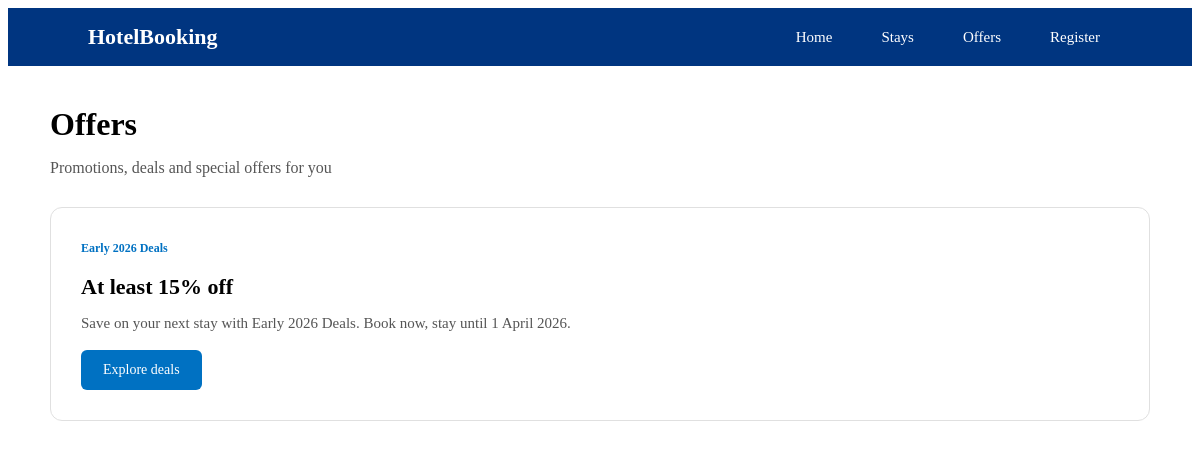
Screenshot of /offers with the database file from the repository.
### tables this page shows
CREATE TABLE offers (
    offer_id INTEGER PRIMARY KEY AUTOINCREMENT,
    tag TEXT,
    title TEXT,
    description TEXT
);

### app.py (the view)
@app.route('/offers')
def offers():
    conn = get_db_connection()
    cursor = conn.cursor()
    cursor.execute("SELECT * FROM offers")
    offers = cursor.fetchall()
    conn.close()
    return render_template('offers.html', offers=offers)

### app.py (called while the page is built)
def get_db_connection():
    conn = sqlite3.connect("hotel_booking.db")
    conn.row_factory = sqlite3.Row
    return conn

### templates/offers.html (shortened to what this page needs)
<!DOCTYPE html>
<html>
<head>
    <link rel="stylesheet" href="{{ url_for('static', filename='css/style.css') }}">
</head>
<body>
{% include 'nav.html' %}
<div class="offers-page">
    <h1>Offers</h1>
    <p class="subtitle">Promotions, deals and special offers for you</p>
    {% for offer in offers %}
    <div class="offer-box">
        <div class="offer-text">
            <span class="tag">{{ offer.tag }}</span>
            <h2>{{ offer.title }}</h2>
            <p>{{ offer.description }}</p>
            <a href="/stays" class="offer-btn">Explore deals</a>
        </div>
    </div>
    {% endfor %}
</div>
</body>
</html>

### static/css/style.css (style rules this page uses)
.offers-page { max-width: 1100px; margin: 40px auto 80px; padding: 0 20px; }
.offers-page h1 { font-size: 32px; font-weight: bold; margin-bottom: 5px; }
.subtitle { color: #555; font-size: 16px; margin-bottom: 30px; }
.offer-box { border: 1px solid #e0e0e0; border-radius: 12px; padding: 30px; margin-bottom: 25px; background: white; display: flex; align-items: center; transition: box-shadow 0.3s ease; }
.offer-text { max-width: 700px; }
.tag { display: inline-block; font-size: 12px; font-weight: bold; color: #0071c2; margin-bottom: 10px; }
.offer-text h2 { font-size: 22px; margin: 8px 0; }
.offer-text p { font-size: 15px; color: #555; margin-bottom: 18px; }
.offer-btn { display: inline-block; padding: 12px 22px; background: #0071c2; color: white; text-decoration: none; font-size: 14px; border-radius: 6px; transition: background 0.3s ease; }

### rows the page displays
offers: tag "Early 2026 Deals", title "At least 15% off", description "Save on your next stay with Early 2026 Deals. Book now, stay until 1 April 2026."
